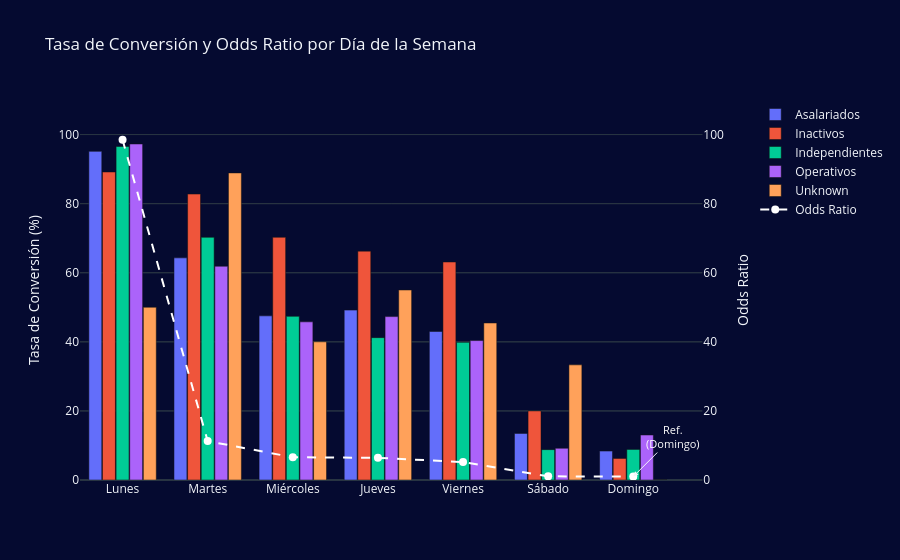

Write notebook code for a chart like this one.
### Code cell
# Tasa de Conversión y Odds Ratio por Día de la Semana

# Figura con doble eje Y
fig = make_subplots(specs=[[{"secondary_y": True}]])

# Barras por grupo de trabajo
for grupo in tasa_cruce["job_group"].unique():
    df_grupo = tasa_cruce[tasa_cruce["job_group"] == grupo]
    fig.add_trace(
        go.Bar(
            x=df_grupo["day_of_week"],
            y=df_grupo["tasa_%"],
            name=grupo,
            hovertemplate="Día: %{x}<br>Tasa: %{y}%<extra>" + grupo + "</extra>"
        ),
        secondary_y=False
    )

# Línea OR
fig.add_trace(
    go.Scatter(
        x=df_dia_semana_reset["day_of_week"],
        y=df_dia_semana_reset["OR"],
        name="Odds Ratio",
        mode="lines+markers",
        line=dict(color="white", width=2, dash="dash"),
        marker=dict(size=8)
    ),
    secondary_y=True
)

# Anotación referencia Domingo
fig.add_annotation(
    x="Domingo",
    y=1.0,
    text="Ref.<br>(Domingo)", # = 1.0
    showarrow=True,
    arrowhead=2,
    ax=40,
    ay=-40,
    font=dict(size=11, color="white"),
    secondary_y=True
)

fig.update_layout(
    title="Tasa de Conversión y Odds Ratio por Día de la Semana",
    barmode="group",
    bargap=0.2,
    bargroupgap=0.05,
    xaxis=dict(categoryorder="array", categoryarray=dias),
    #legend_title_text="Grupo"
)

fig.update_yaxes(title_text="Tasa de Conversión (%)", range=[0, 110], secondary_y=False)
fig.update_yaxes(title_text="Odds Ratio", range=[0, 110], secondary_y=True)

fig.show()

### Figure 1 — Plotly figure (JSON) as saved in the notebook; plotly's stock layout.template omitted (floating-point values rounded to 4 significant figures)
{"data": [{"hovertemplate": "Día: %{x}<br>Tasa: %{y}%<extra>Asalariados</extra>", "name": "Asalariados", "type": "bar", "x": ["Lunes", "Martes", "Miércoles", "Jueves", "Viernes", "Sábado", "Domingo"], "xaxis": "x", "y": [95.13, 64.3, 47.51, 49.18, 43, 13.49, 8.37], "yaxis": "y"}, {"hovertemplate": "Día: %{x}<br>Tasa: %{y}%<extra>Inactivos</extra>", "name": "Inactivos", "type": "bar", "x": ["Lunes", "Martes", "Miércoles", "Jueves", "Viernes", "Sábado", "Domingo"], "xaxis": "x", "y": [89.16, 82.77, 70.25, 66.25, 63.1, 20, 6.25], "yaxis": "y"}, {"hovertemplate": "Día: %{x}<br>Tasa: %{y}%<extra>Independientes</extra>", "name": "Independientes", "type": "bar", "x": ["Lunes", "Martes", "Miércoles", "Jueves", "Viernes", "Sábado", "Domingo"], "xaxis": "x", "y": [96.55, 70.24, 47.37, 41.21, 39.84, 8.79, 8.86], "yaxis": "y"}, {"hovertemplate": "Día: %{x}<br>Tasa: %{y}%<extra>Operativos</extra>", "name": "Operativos", "type": "bar", "x": ["Lunes", "Martes", "Miércoles", "Jueves", "Viernes", "Sábado", "Domingo"], "xaxis": "x", "y": [97.27, 61.88, 45.78, 47.3, 40.36, 9.19, 13.03], "yaxis": "y"}, {"hovertemplate": "Día: %{x}<br>Tasa: %{y}%<extra>Unknown</extra>", "name": "Unknown", "type": "bar", "x": ["Lunes", "Martes", "Miércoles", "Jueves", "Viernes", "Sábado", "Domingo"], "xaxis": "x", "y": [50, 88.89, 40, 55, 45.45, 33.33, 0], "yaxis": "y"}, {"line": {"color": "white", "dash": "dash", "width": 2}, "marker": {"size": 8}, "mode": "lines+markers", "name": "Odds Ratio", "type": "scatter", "x": ["Lunes", "Martes", "Miércoles", "Jueves", "Viernes", "Sábado", "Domingo"], "xaxis": "x", "y": [98.48, 11.26, 6.581, 6.42, 5.193, 1.059, 1], "yaxis": "y2"}], "layout": {"annotations": [{"arrowhead": 2, "ax": 40, "ay": -40, "font": {"color": "white", "size": 11}, "showarrow": true, "text": "Ref.<br>(Domingo)", "x": "Domingo", "y": 1}], "bargap": 0.2, "bargroupgap": 0.05, "barmode": "group", "title": {"text": "Tasa de Conversión y Odds Ratio por Día de la Semana"}, "xaxis": {"anchor": "y", "categoryarray": ["Lunes", "Martes", "Miércoles", "Jueves", "Viernes", "Sábado", "Domingo"], "categoryorder": "array", "domain": [0, 0.94]}, "yaxis": {"anchor": "x", "domain": [0, 1], "range": [0, 110], "title": {"text": "Tasa de Conversión (%)"}}, "yaxis2": {"anchor": "x", "overlaying": "y", "range": [0, 110], "side": "right", "title": {"text": "Odds Ratio"}}}}
